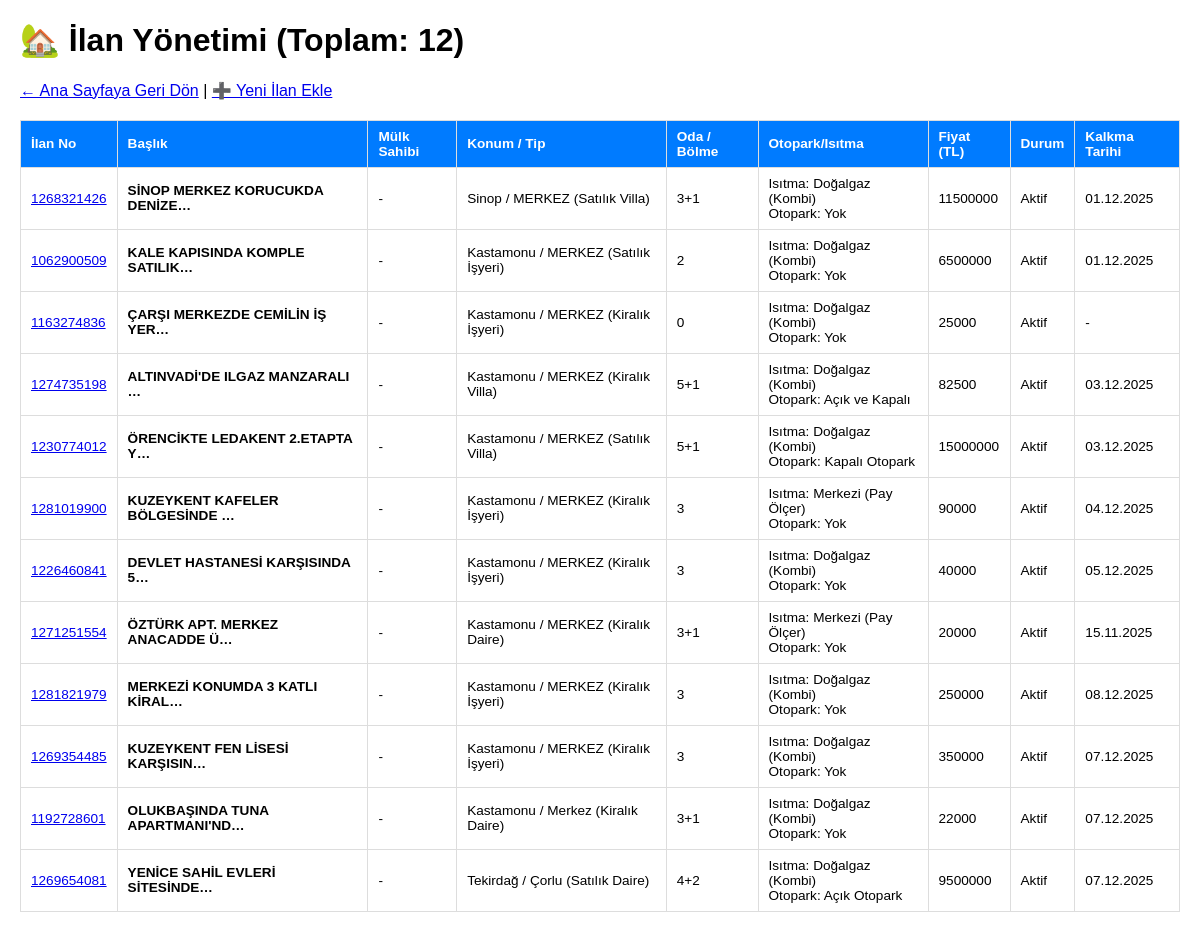
Before: /ilanlar/ (signed in) with the older database file.
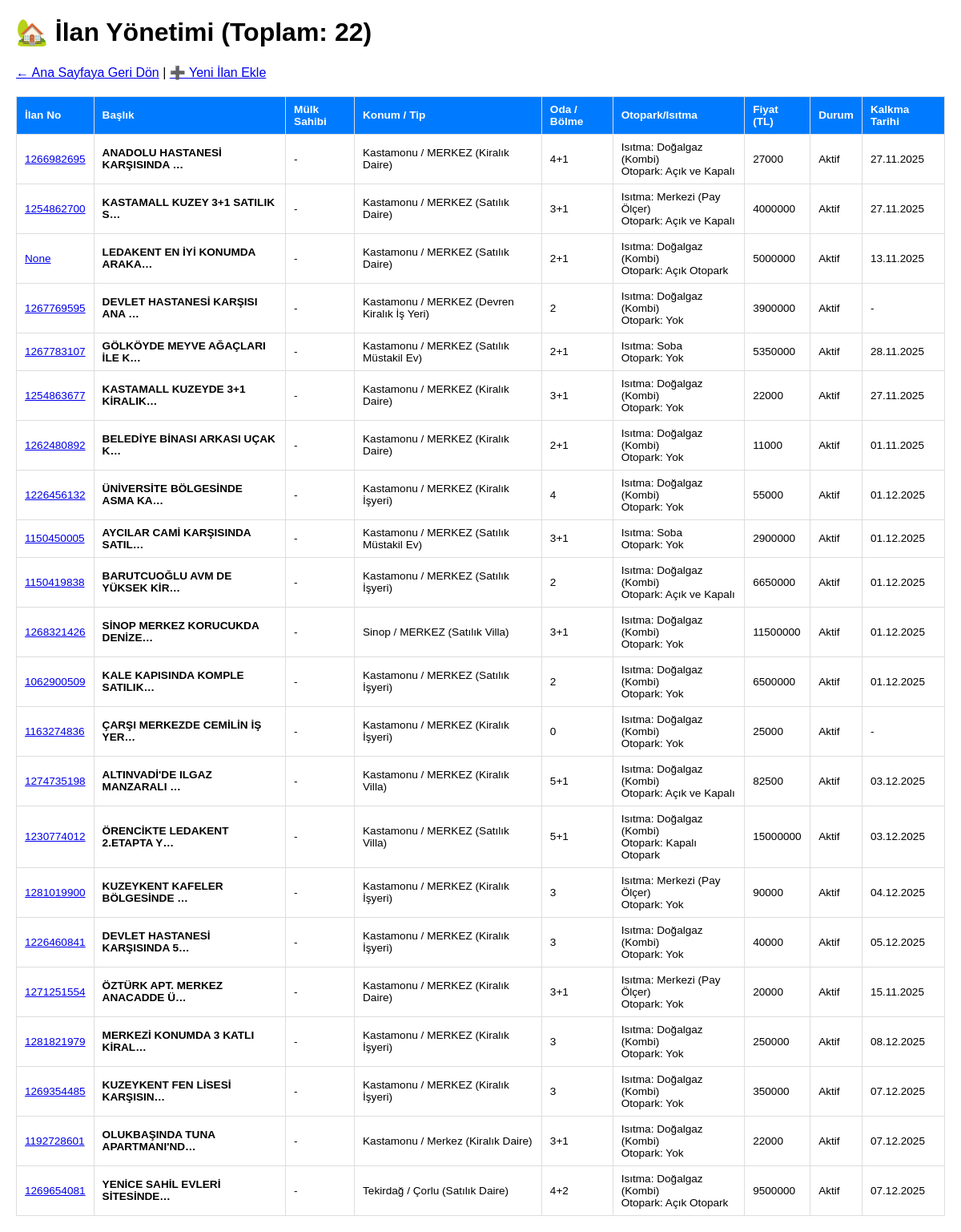
After: the same page with the newer database file.
### emlak/models/ilan.py (models this page shows, shortened)
class Ilan(models.Model):
    ilan_no = models.CharField(max_length=20, unique=True, verbose_name="İlan No", blank=True, null=True)
    baslik = models.CharField(max_length=150, verbose_name="İlan Başlığı")
    isitma = models.CharField(max_length=30, choices=ISITMA_SECENEKLERI, default='Yok', verbose_name="Isıtma Tipi")
    otopark = models.CharField(max_length=30, choices=OTOPARK_SECENEKLERI, default='Yok', verbose_name="Otopark")
    mutfak = models.CharField(max_length=30, choices=MUTFAK_SECENEKLERI, default='Kapali', verbose_name="Mutfak Tipi") # Varsayılan mutfak tipi
    yayindan_kaldirma_tarihi = models.DateTimeField(null=True, blank=True, verbose_name="Yayından Kaldırma Tarihi")
    emlak_tipi = models.CharField(max_length=30, choices=EMLAK_TIPI_SECENEKLERI, verbose_name="Emlak Tipi")
    il = models.CharField(max_length=50)
    ilce = models.CharField(max_length=50)
    tam_adres = models.TextField(verbose_name="Tam Adres/Sokak/Bina No", null=True, blank=True)
    imar_durumu = models.CharField(max_length=50, null=True, blank=True, verbose_name="İmar Durumu")
    ada_no = models.CharField(max_length=20, null=True, blank=True, verbose_name="Ada No")
    parsel_no = models.CharField(max_length=20, null=True, blank=True, verbose_name="Parsel No")
    pafta_no = models.CharField(max_length=20, null=True, blank=True, verbose_name="Pafta No")
    kaks_emsal = models.CharField(max_length=20, null=True, blank=True, verbose_name="Kaks (Emsal)")
    gabari = models.CharField(max_length=20, null=True, blank=True, verbose_name="Gabari")
    mahalle = models.CharField(max_length=100, verbose_name="Mahalle/Semt")
    oda_sayisi = models.CharField(
        max_length=10,
        choices=ODA_SAYISI_SECENEKLERI,
        null=True,
        blank=True,
        verbose_name="Oda Sayısı"
    )
    brut_alan = models.DecimalField(max_digits=6, decimal_places=1, verbose_name="Brüt Alan (m²)")
    net_alan = models.DecimalField(max_digits=6, decimal_places=1, verbose_name="Net Alan (m²)")
    bina_yasi = models.CharField(max_length=10, choices=BINA_YASI_SECENEKLERI, verbose_name="Bina Yaşı")
    bulundugu_kat = models.CharField(max_length=5, choices=KAT_SECENEKLERI,default='HEPSI', verbose_name="Bulunduğu Kat Sayısı")
    kat_sayisi = models.CharField(max_length=5, choices=KAT_SECENEKLERI,default='HEPSI', verbose_name="Toplam Kat Sayısı")
    banyo_sayisi = models.IntegerField(default=1, verbose_name="Banyo Sayısı")
    krediye_uygun = models.BooleanField(default=False, verbose_name="Krediye Uygun")
    site_icerisinde = models.BooleanField(default=False, verbose_name="Site İçerisinde")
    site_adi = models.CharField(max_length=100, blank=True, null=True)
    asansor = models.BooleanField(default=False)
    balkon = models.BooleanField(default=False)
    esyali = models.BooleanField(default=False, verbose_name="Eşyalı")
    kullanım_durumu = models.CharField(max_length=20, default='Boş', verbose_name="Kullanım Durumu")
    takas = models.BooleanField(default=False)
    aidat_tl = models.IntegerField(null=True, blank=True, verbose_name="Aidat (TL)")
    fiyat = models.BigIntegerField()
    durum = models.CharField(max_length=25, default='Aktif', choices=DURUM_SECENEKLERI)
    tapu_durumu = models.CharField(max_length=30, choices=TAPU_DURUMU_SECENEKLERI, verbose_name="Tapu Durumu")
    kayit_tarihi = models.DateTimeField(
        default=timezone.now, # <<< DİKKAT: PARANTEZSİZ!
        verbose_name="Kayıt Tarihi"
    )
    son_guncelleme_tarihi = models.DateTimeField(
        auto_now=True,
        verbose_name="Son Güncellenme Tarihi"
    )
    yayindan_kaldirma_tarihi = models.DateTimeField(null=True, blank=True, verbose_name="Yayından Kaldırma Tarihi")
    mulk_sahibi = models.ForeignKey(
        Musteri,
        on_delete=models.SET_NULL,
        null=True,
        blank=True,
        related_name='ilanlarim',
        verbose_name='Mülk Sahibi'
    )
    class Meta:
        verbose_name = "İlan"
        verbose_name_plural = "İlanlar"

### emlak/views.py (the view)
# urls.py: path('ilanlar/', views.ilan_listesi, name='ilan_listesi'),
@login_required
def ilan_listesi(request):
    tum_ilanlar = Ilan.objects.all().select_related('mulk_sahibi').order_by('-kayit_tarihi')
    durum_filtresi = request.GET.get('durum')
    il_filtresi = request.GET.get('il')
    oda_filtresi = request.GET.get('oda_sayisi')
    tip_filtresi = request.GET.get('emlak_tipi')
    if durum_filtresi and durum_filtresi != '':
        tum_ilanlar = tum_ilanlar.filter(durum=durum_filtresi)
    if il_filtresi and il_filtresi != '':
        tum_ilanlar = tum_ilanlar.filter(il__icontains=il_filtresi)
    if oda_filtresi and oda_filtresi != 'HEPSI' and oda_filtresi != '':
        tum_ilanlar = tum_ilanlar.filter(oda_sayisi=oda_filtresi)
    if tip_filtresi and tip_filtresi != '':
        tum_ilanlar = tum_ilanlar.filter(emlak_tipi=tip_filtresi)
    context = {'tum_ilanlar': tum_ilanlar}
    return render(request, 'ilan_listesi.html', context)

### emlak/templates/ilan_listesi.html (shortened to what this page needs)
<!DOCTYPE html>
<html lang="tr">
<head>
</head>
<body>
    <h1>🏡 İlan Yönetimi (Toplam: {{ tum_ilanlar.count }})</h1>
    <p><a href="{% url 'ana_sayfa' %}">← Ana Sayfaya Geri Dön</a> |
        <a href="/admin/emlak/ilan/add/">➕ Yeni İlan Ekle</a>
    </p>
    <table>
        <thead>
            <tr>
                <th>İlan No</th>
                <th>Başlık</th>
                <th>Mülk Sahibi</th>
                <th>Konum / Tip</th>
                <th>Oda / Bölme</th>
                <th>Otopark/Isıtma</th>
                <th>Fiyat (TL)</th>
                <th>Durum</th>
                <th>Kalkma Tarihi</th>
            </tr>
        </thead>
        <tbody>
            {% for ilan in tum_ilanlar %}
            <tr>
                <td><a href="{% url 'ilan_detay' pk=ilan.pk %}">{{ ilan.ilan_no }}</a></td>
                <td class="ilan-baslik">{{ ilan.baslik|truncatechars:30 }}</td>
                <td>
                    {% if ilan.mulk_sahibi %}
                    <a href="{% url 'musteri_detay' pk=ilan.mulk_sahibi.pk %}">{{ ilan.mulk_sahibi.ad_soyad }}</a>
                    {% else %}
                    -
                    {% endif %}
                </td>
                <td>{{ ilan.il }} / {{ ilan.ilce }} ({{ ilan.get_emlak_tipi_display }})</td>
                <td>
                    {% if ilan.oda_sayisi %} {{ ilan.oda_sayisi }} {% endif %}
                </td>
                <td>
                    Isıtma: {{ ilan.get_isitma_display|default:"-" }}<br>
                    Otopark: {{ ilan.get_otopark_display|default:"-" }}
                </td>
                <td>{{ ilan.fiyat|floatformat:0|default:"Belirtilmemiş" }}</td>
                <td
                    class="{% if ilan.durum == 'satildi' or ilan.durum == 'kiralandi' %}durum-satildi{% elif ilan.durum == 'aktif' %}durum-aktif{% endif %}">
                    {{ ilan.get_durum_display }}
                </td>
                <td>
                    {% if ilan.yayindan_kaldirma_tarihi %}
                    {{ ilan.yayindan_kaldirma_tarihi|date:"d.m.Y" }}
                    {% else %}
                    -
                    {% endif %}
                </td>
            </tr>
            {% empty %}
            <tr>
                <td colspan="9">Filtreleme kriterlerine uyan ilan bulunmamaktadır.</td>
            </tr>
            {% endfor %}
        </tbody>
    </table>
</body>
</html>

### emlak/templates/ilan_listesi.html (style rules this page uses)
body { font-family: sans-serif; margin: 20px; }
table { width: 100%; border-collapse: collapse; margin-top: 20px; font-size: 0.85em; }
th, td { border: 1px solid #ddd; padding: 8px 10px; text-align: left; }
th { background-color: #007bff; color: white; }
.ilan-baslik { font-weight: bold; }

Changed rows visible on the page:
added Ilan: ilan_no "1266982695", baslik "ANADOLU HASTANESİ KARŞISINDA …", il "Kastamonu", ilce "MERKEZ", emlak_tipi "Kiralık Daire", oda_sayisi "4+1", isitma "Doğalgaz (Kombi)", otopark "Açık ve Kapalı", fiyat "27000", durum "Aktif", yayindan_kaldirma_tarihi "27.11.2025"
added Ilan: ilan_no "1254862700", baslik "KASTAMALL KUZEY 3+1 SATILIK S…", il "Kastamonu", ilce "MERKEZ", emlak_tipi "Satılık Daire", oda_sayisi "3+1", isitma "Merkezi (Pay Ölçer)", otopark "Açık ve Kapalı", fiyat "4000000", durum "Aktif", yayindan_kaldirma_tarihi "27.11.2025"
added Ilan: ilan_no "None", baslik "LEDAKENT EN İYİ KONUMDA ARAKA…", il "Kastamonu", ilce "MERKEZ", emlak_tipi "Satılık Daire", oda_sayisi "2+1", isitma "Doğalgaz (Kombi)", otopark "Açık Otopark", fiyat "5000000", durum "Aktif", yayindan_kaldirma_tarihi "13.11.2025"
added Ilan: ilan_no "1267769595", baslik "DEVLET HASTANESİ KARŞISI ANA …", il "Kastamonu", ilce "MERKEZ", emlak_tipi "Devren Kiralık İş Yeri", oda_sayisi "2", isitma "Doğalgaz (Kombi)", otopark "Yok", fiyat "3900000", durum "Aktif"
added Ilan: ilan_no "1267783107", baslik "GÖLKÖYDE MEYVE AĞAÇLARI İLE K…", il "Kastamonu", ilce "MERKEZ", emlak_tipi "Satılık Müstakil Ev", oda_sayisi "2+1", isitma "Soba", otopark "Yok", fiyat "5350000", durum "Aktif", yayindan_kaldirma_tarihi "28.11.2025"
added Ilan: ilan_no "1254863677", baslik "KASTAMALL KUZEYDE 3+1 KİRALIK…", il "Kastamonu", ilce "MERKEZ", emlak_tipi "Kiralık Daire", oda_sayisi "3+1", isitma "Doğalgaz (Kombi)", otopark "Yok", fiyat "22000", durum "Aktif", yayindan_kaldirma_tarihi "27.11.2025"
added Ilan: ilan_no "1262480892", baslik "BELEDİYE BİNASI ARKASI UÇAK K…", il "Kastamonu", ilce "MERKEZ", emlak_tipi "Kiralık Daire", oda_sayisi "2+1", isitma "Doğalgaz (Kombi)", otopark "Yok", fiyat "11000", durum "Aktif", yayindan_kaldirma_tarihi "01.11.2025"
added Ilan: ilan_no "1226456132", baslik "ÜNİVERSİTE BÖLGESİNDE ASMA KA…", il "Kastamonu", ilce "MERKEZ", emlak_tipi "Kiralık İşyeri", oda_sayisi "4", isitma "Doğalgaz (Kombi)", otopark "Yok", fiyat "55000", durum "Aktif", yayindan_kaldirma_tarihi "01.12.2025"
added Ilan: ilan_no "1150450005", baslik "AYCILAR CAMİ KARŞISINDA SATIL…", il "Kastamonu", ilce "MERKEZ", emlak_tipi "Satılık Müstakil Ev", oda_sayisi "3+1", isitma "Soba", otopark "Yok", fiyat "2900000", durum "Aktif", yayindan_kaldirma_tarihi "01.12.2025"
added Ilan: ilan_no "1150419838", baslik "BARUTCUOĞLU AVM DE YÜKSEK KİR…", il "Kastamonu", ilce "MERKEZ", emlak_tipi "Satılık İşyeri", oda_sayisi "2", isitma "Doğalgaz (Kombi)", otopark "Açık ve Kapalı", fiyat "6650000", durum "Aktif", yayindan_kaldirma_tarihi "01.12.2025"
Other visible differences:
{{ tum_ilanlar.count }}: "12" → "22"
